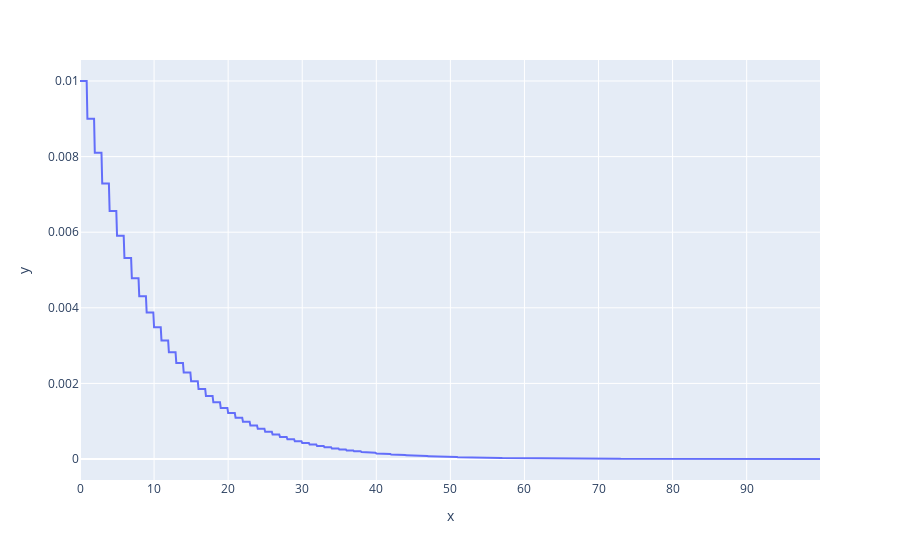

Here is the notebook cell this chart was saved with:
### Code cell
px.line(x=x, y=lrs)

### Figure 1 — Plotly figure (JSON) as saved in the notebook; plotly's stock layout.template omitted (floating-point values rounded to 4 significant figures; data arrays with more than 128 entries replaced by an {"elided": "..."} marker saying what was removed)
{"data": [{"hovertemplate": "x=%{x}<br>y=%{y}<extra></extra>", "legendgroup": "", "line": {"color": "#636efa", "dash": "solid"}, "marker": {"symbol": "circle"}, "mode": "lines", "name": "", "orientation": "v", "showlegend": false, "type": "scatter", "x": {"elided": "1000 float values"}, "xaxis": "x", "y": {"elided": "1000 float values"}, "yaxis": "y"}], "layout": {"legend": {"tracegroupgap": 0}, "margin": {"t": 60}, "xaxis": {"anchor": "y", "domain": [0, 1], "title": {"text": "x"}}, "yaxis": {"anchor": "x", "domain": [0, 1], "title": {"text": "y"}}}}
